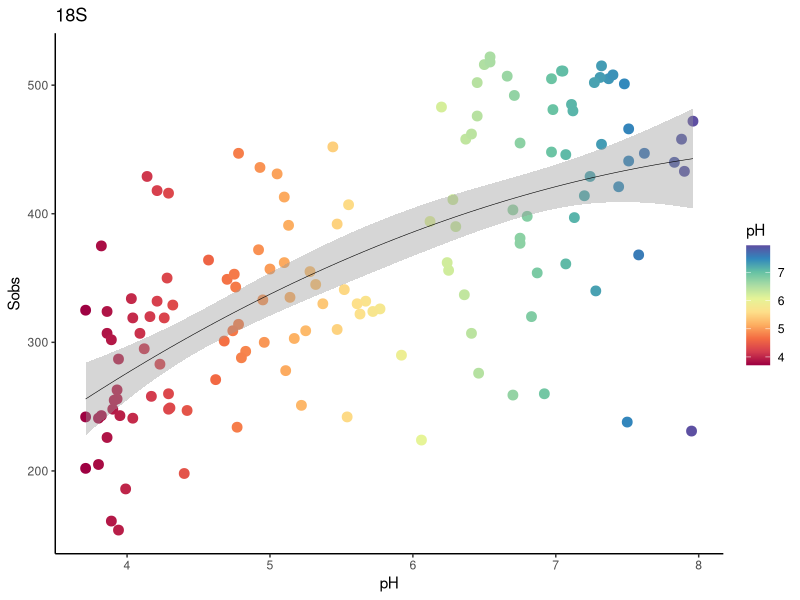
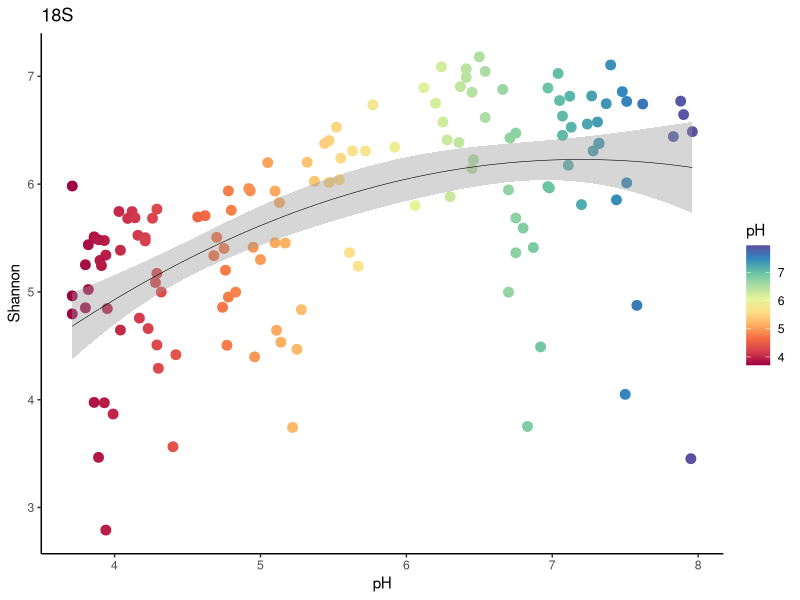
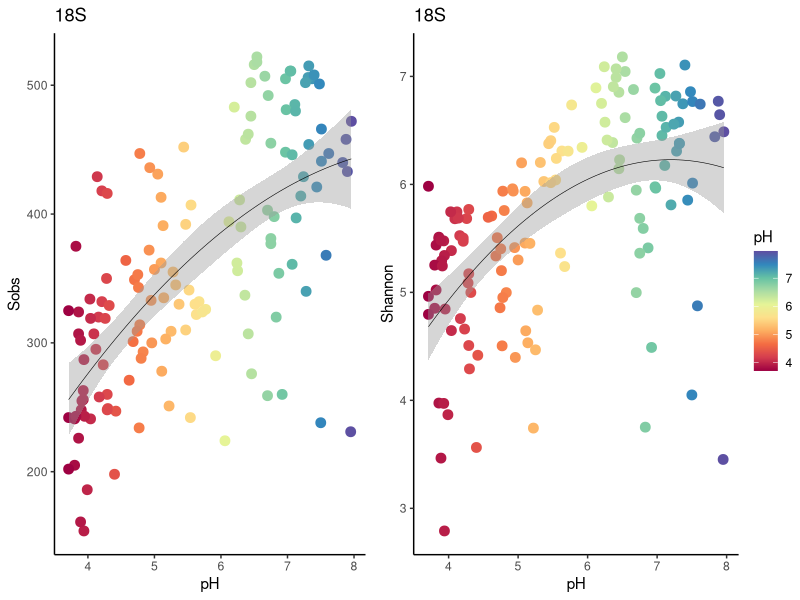

Source code (R) for these figures, in order:
##Plots and statistics for 18S alpha-diversity


library(ggplot2)
library(ggpubr)

##Load data
env.18S <- read.csv('Data/env_18S.csv', header = TRUE, row.names = 1)

##Set colours for pH graphs
mypal.pH <- colorRampPalette(c("#9e0142", "#d53e4f", "#f46d43", "#fdae61", "#fee08b",
                               "#e6f598", "#abdda4", "#66c2a5", "#3288bd", "#5e4fa2"))

################### Sobs ##################

##plot graph
sobs.18S <-
  ggplot(env.18S, aes(pH, Sobs, color = pH)) + geom_point(size = 3) +
  xlab("pH") + ylab("Sobs") + ggtitle("18S") + theme_classic() + geom_smooth(
    size = 0.2,
    color = "black",
    method = 'lm',
    formula = y ~ x + I(x ^ 2)
  ) +
  scale_colour_gradientn(colours = mypal.pH(length(env.18S$pH)))

plot(sobs.18S)

##model statistics
summary(lm(env.18S, formula = Sobs ~ pH + I(pH^2)))

##ANOVA
anova(lm(env.18S, formula = Sobs ~ pH + I(pH^2)))


############### Shannon ###################

##plot graph
shan.18S <-
  ggplot(env.18S, aes(pH, Shan, color = pH)) + geom_point(size = 3) +
  xlab("pH") + ylab("Shannon") + ggtitle("18S") + theme_classic() + geom_smooth(
    size = 0.2,
    color = "black",
    method = 'lm',
    formula = y ~ x + I(x ^ 2)
  ) +
  scale_colour_gradientn(colours = mypal.pH(length(env.18S$pH)))

plot(shan.18S)

##model statistics
summary(lm(env.18S, formula = Shan ~ pH + I(pH^2)))

##ANOVA
anova(lm(env.18S, formula = Shan ~ pH + I(pH^2)))

##arrange graphs in one picture
ggarrange(sobs.18S,shan.18S, nrow = 1, ncol = 2, common.legend = TRUE, legend = "right")

